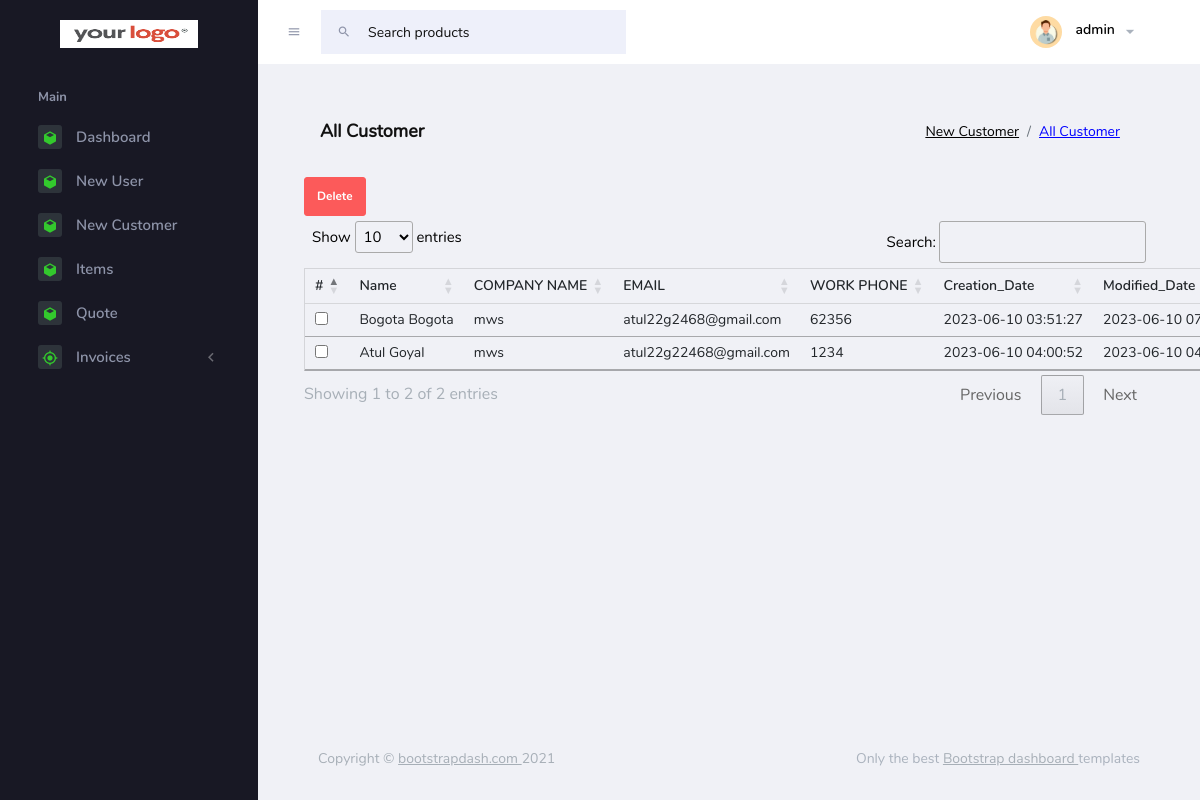
/pages/customer/allCustomer.php (signed in), run on the app's committed database.
### tables this page shows
CREATE TABLE IF NOT EXISTS `dashboard2_customers` (
  `customerId` int NOT NULL AUTO_INCREMENT,
  `user_id` int NOT NULL,
  `customerType` varchar(255) NOT NULL,
  `salutation` varchar(255) NOT NULL,
  `firstName` varchar(255) NOT NULL,
  `lastName` varchar(255) NOT NULL,
  `customerPhone` varchar(255) NOT NULL,
  `customerEmail` varchar(255) NOT NULL,
  `companyName` varchar(255) NOT NULL,
  `Website` varchar(255) NOT NULL,
  `Creation_Date` timestamp NOT NULL DEFAULT CURRENT_TIMESTAMP,
  `Modified_Date` timestamp NOT NULL DEFAULT CURRENT_TIMESTAMP,
  PRIMARY KEY (`customerId`)
);

### pages/database/customers/allCustomers.php (the view)
<?php
include(dirname(__FILE__)."/../dbconnect.php");
$sql2 = "select * from dashboard2_customers";
$result = mysqli_query($conn,$sql2);
while ($row = $result->fetch_assoc()) {
    echo "
            <tr>
                <td><input type='checkbox' name='mdeleteIdCus[]' value='" .  $row["customerId"] . "'></td>
                <td>" . ucfirst($row["firstName"]) ."&nbsp;". ucfirst($row["lastName"]) ."</td>
                <td>" . $row["companyName"] . "</td>
                <td>" . $row["customerEmail"] . "</td>
                <td>" . $row["customerPhone"] . "</td>
                <td>" . $row["Creation_Date"] . "</td>
                <td>" . $row["Modified_Date"] . "</td>
                <td>
                <a href='#'>
                    <i id='".$row["customerId"]."' class='fa-solid fa-pen-to-square Customersedit' style='color: #0fff4b;'></i>
                </a>
                <a href='#'>
                <i id='".$row["customerId"]."'class='fa-solid fa-trash Customerdeletes' style='color: #ff0000;'></i>
                </a>
                </td>
            </tr>
                ";
}
?>

### assets/css/custom_style.css (style rules this page uses)
:root { --dark-bg-color: #434343; --dark-text-color: #fff; }
input { padding: 10px !important; }
html, body { margin: 0; padding: 0; height: 100%; width: 100%; }

### data on the page
dashboard2_customers: firstName "Bogota", lastName "Bogota", companyName "mws", customerEmail "atul22g2468@gmail.com", customerPhone "62356", Creation_Date "2023-06-10 03:51:27", Modified_Date "2023-06-10…"
dashboard2_customers: firstName "Atul", lastName "Goyal", companyName "mws", customerEmail "atul22g22468@gmail.com", customerPhone "1234", Creation_Date "2023-06-10 04:00:52", Modified_Date "2023-06-10…"

### other printed values
$_SESSION['username'] "admin"
